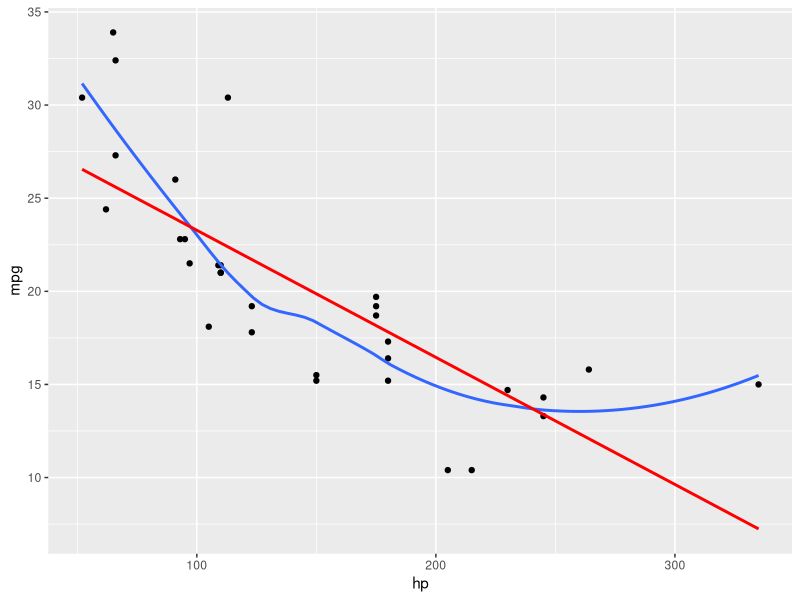

Recreate this plot in R.
## ---- chunk 1
knitr::opts_chunk$set(echo = TRUE)
## ---- chunk 2
library(tidyverse)
## ---- chunk 3
ggplot(mtcars, aes(x = hp, y = mpg)) + 
  geom_point() + 
  geom_smooth(se = FALSE, method = 'loess', formula = 'y ~ x') +
  geom_smooth(se = FALSE, method = "lm", col = "red", formula = 'y ~ x')
## ---- chunk 4
# The trend is not very linear, but for simplicity, lets assume that it is 
# "linear-ish". Fit a linear model and obtain the coeffcients of the model
# that uses horsepower to predict fuel economy. 
tlm <- lm(mpg ~ hp, data = mtcars)
summary(tlm)
## ---- chunk 5
# Use LaTeX to create a model that has the following form
# y_hat = b_0 + b_1*h_p
# where b_0 and b_1 are the model coefficients. 

# Knit the results to pdf to see if your equation rendered properly.
